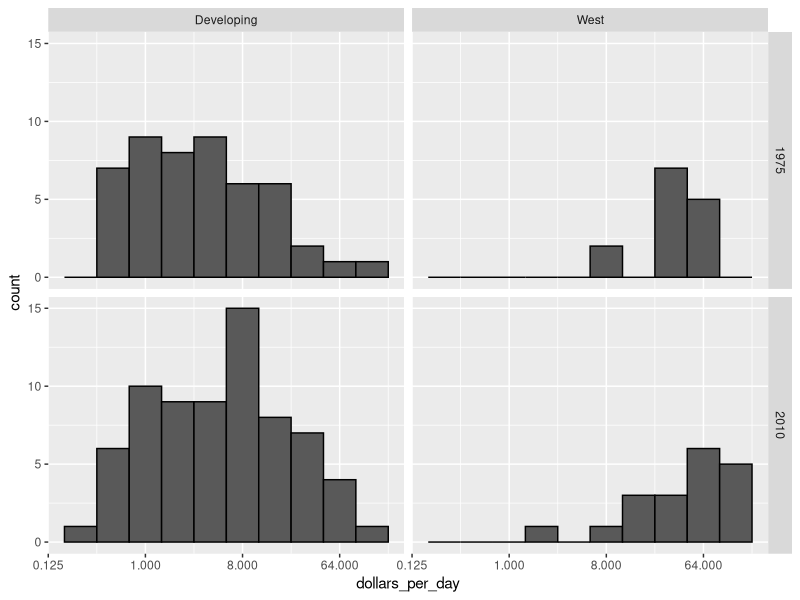

R code for this plot:
library(dslabs)
library(tidyverse)
library(ggplot2)
library(ggrepel)
library(dplyr)
library(gridExtra)
data("gapminder")

gapminder <- gapminder%>%
  mutate(dollars_per_day=gdp/population/365)

west <- c("Northern Europe", "Western Europe", "Southern Europe", "Northern America", "Australia and New Zealand")



gapminder %>%
  filter(year==c(1975,2010) & !is.na(gdp)) %>%
  mutate(group=ifelse(region %in% west, "West", "Developing")) %>%
  ggplot(aes(dollars_per_day)) +
  geom_histogram(binwidth = 1,color="black") +
  scale_x_continuous(trans = "log2") +
  facet_grid(year~group)
